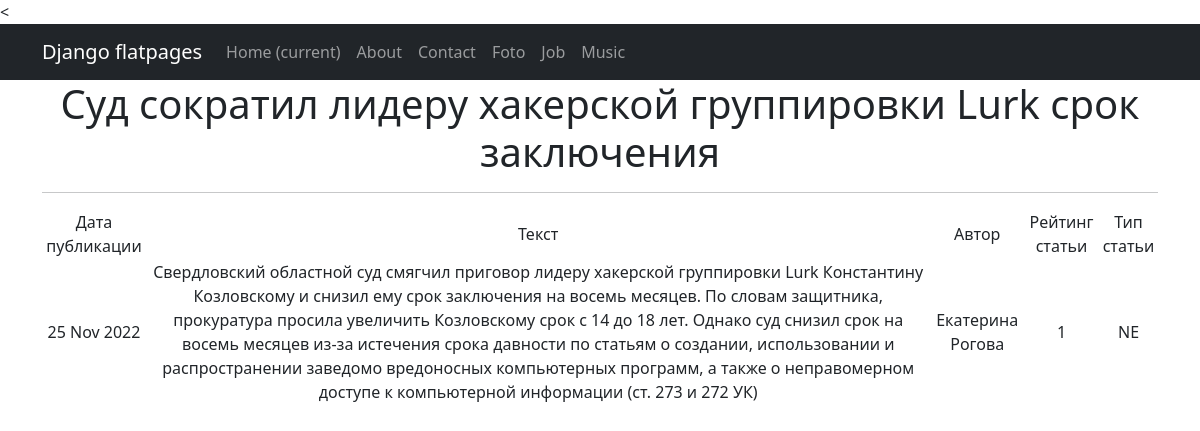
Screenshot of /news/3 with the database file from the repository.
### news/models.py (models this page shows, shortened)
class Post(models.Model):
    author = models.ForeignKey(Author, on_delete=models.CASCADE)
    type_of_post = models.CharField(max_length=2, choices=type_post)
    time_in = models.DateTimeField(auto_now_add=True)
    title = models.CharField(max_length=255)
    text = models.TextField()
    rating_post = models.IntegerField(default=0)
    post_category = models.ManyToManyField(Category, through='PostCategory')
    @property
    def rating(self):
        return self.rating_post

class Author(models.Model):
    user = models.OneToOneField(User, on_delete=models.CASCADE)
    rating_author = models.IntegerField(default=0)

### news/views.py (the view)
# urls.py: path('<int:pk>', PostDetail.as_view(), name = 'new'),
class PostDetail(DetailView):
    model = Post
    template_name = 'post.html'
    context_object_name = 'post'

### templates/post.html (shortened to what this page needs)
{% extends 'flatpages/default.html' %}
{% block content %}
   <h1>{{ post.title }}</h1>
   <hr>
   {% if post %}
       <table>
           <tr>
               <td>Дата публикации</td>
               <td>Текст</td>
               <td>Автор</td>
               <td>Рейтинг статьи</td>
               <td>Тип статьи</td>
           </tr>
           <tr>
               <td>{{ post.time_in|date:'d M Y' }}</td>
               <td>{{ post.text }}</td>
               <td>{{ post.author.user }}</td>
               <td>{{ post.rating_post }}</td>
               <td>{{ post.type_of_post }}</td>
           </tr>
       </table>
   {% else %}
       <h2>Такой новости нет!</h2>
   {% endif %}
{% endblock content %}

### rows the page displays
Post: title "Суд сократил лидеру хакерской группировки Lurk срок заключения", time_in "25 Nov 2022", text "Свердловский областной суд смягчил приговор лидеру хакерской группировки Lurk Константину Козловскому и снизил ему срок заключения на восемь месяцев. По словам защитника, прокуратура просила увеличить Козловскому срок с 14 до 18 лет. Однако суд снизил срок на восемь месяцев из-за истечения срока давности по статьям о создании, использовании и распространении заведомо вредоносных компьютерных программ, а также о неправомерном доступе к компьютерной информации (ст. 273 и 272 УК)", author.user "Екатерина Рогова", rating_post "1", type_of_post "NE"
